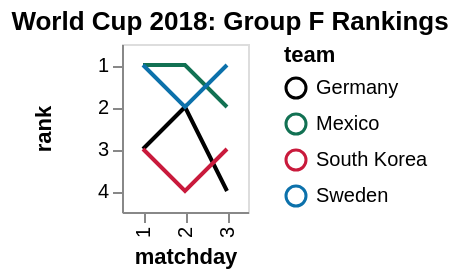

Express this chart as Vega-Lite.
### Vega specification from a JSON file in a GitHub repository (floating-point values rounded to 4 significant figures)
{"$schema": "https://vega.github.io/schema/vega/v4.json", "autosize": "pad", "padding": 5, "title": {"text": "World Cup 2018: Group F Rankings"}, "style": "cell", "data": [{"name": "source_0", "values": [{"team": "Germany", "matchday": 1, "point": 0, "diff": -1}, {"team": "Mexico", "matchday": 1, "point": 3, "diff": 1}, {"team": "South Korea", "matchday": 1, "point": 0, "diff": -1}, {"team": "Sweden", "matchday": 1, "point": 3, "diff": 1}, {"team": "Germany", "matchday": 2, "point": 3, "diff": 0}, {"team": "Mexico", "matchday": 2, "point": 6, "diff": 2}, {"team": "South Korea", "matchday": 2, "point": 0, "diff": -2}, {"team": "Sweden", "matchday": 2, "point": 3, "diff": 0}, {"team": "Germany", "matchday": 3, "point": 3, "diff": -2}, {"team": "Mexico", "matchday": 3, "point": 6, "diff": -1}, {"team": "South Korea", "matchday": 3, "point": 3, "diff": 0}, {"team": "Sweden", "matchday": 3, "point": 6, "diff": 3}]}, {"name": "data_0", "source": "source_0", "transform": [{"type": "window", "params": [null], "as": ["rank"], "ops": ["rank"], "fields": [null], "sort": {"field": ["point", "diff"], "order": ["descending", "descending"]}, "groupby": ["matchday"]}]}], "signals": [{"name": "x_step", "value": 21}, {"name": "width", "update": "bandspace(domain('x').length, 1, 0.5) * x_step"}, {"name": "y_step", "value": 21}, {"name": "height", "update": "bandspace(domain('y').length, 1, 0.5) * y_step"}], "marks": [{"name": "pathgroup", "type": "group", "from": {"facet": {"name": "faceted_path_main", "data": "data_0", "groupby": ["team"]}}, "encode": {"update": {"width": {"field": {"group": "width"}}, "height": {"field": {"group": "height"}}}}, "marks": [{"name": "marks", "type": "line", "style": ["line"], "sort": {"field": "datum[\"matchday\"]", "order": "descending"}, "from": {"data": "faceted_path_main"}, "encode": {"update": {"stroke": {"scale": "color", "field": "team"}, "x": {"scale": "x", "field": "matchday"}, "y": {"scale": "y", "field": "rank"}}}}]}], "scales": [{"name": "x", "type": "point", "domain": {"data": "data_0", "field": "matchday", "sort": true}, "range": {"step": {"signal": "x_step"}}, "padding": 0.5}, {"name": "y", "type": "point", "domain": {"data": "data_0", "field": "rank", "sort": true}, "range": {"step": {"signal": "y_step"}}, "padding": 0.5}, {"name": "color", "type": "ordinal", "domain": ["Germany", "Mexico", "South Korea", "Sweden"], "range": ["black", "#127153", "#C91A3C", "#0C71AB"]}], "axes": [{"scale": "x", "orient": "bottom", "grid": false, "title": "matchday", "labelOverlap": true, "encode": {"labels": {"update": {"angle": {"value": 270}, "align": {"value": "right"}, "baseline": {"value": "middle"}}}}, "zindex": 1}, {"scale": "y", "orient": "left", "grid": false, "title": "rank", "labelOverlap": true, "zindex": 1}], "legends": [{"stroke": "color", "title": "team"}], "config": {"axisY": {"minExtent": 30}}}
